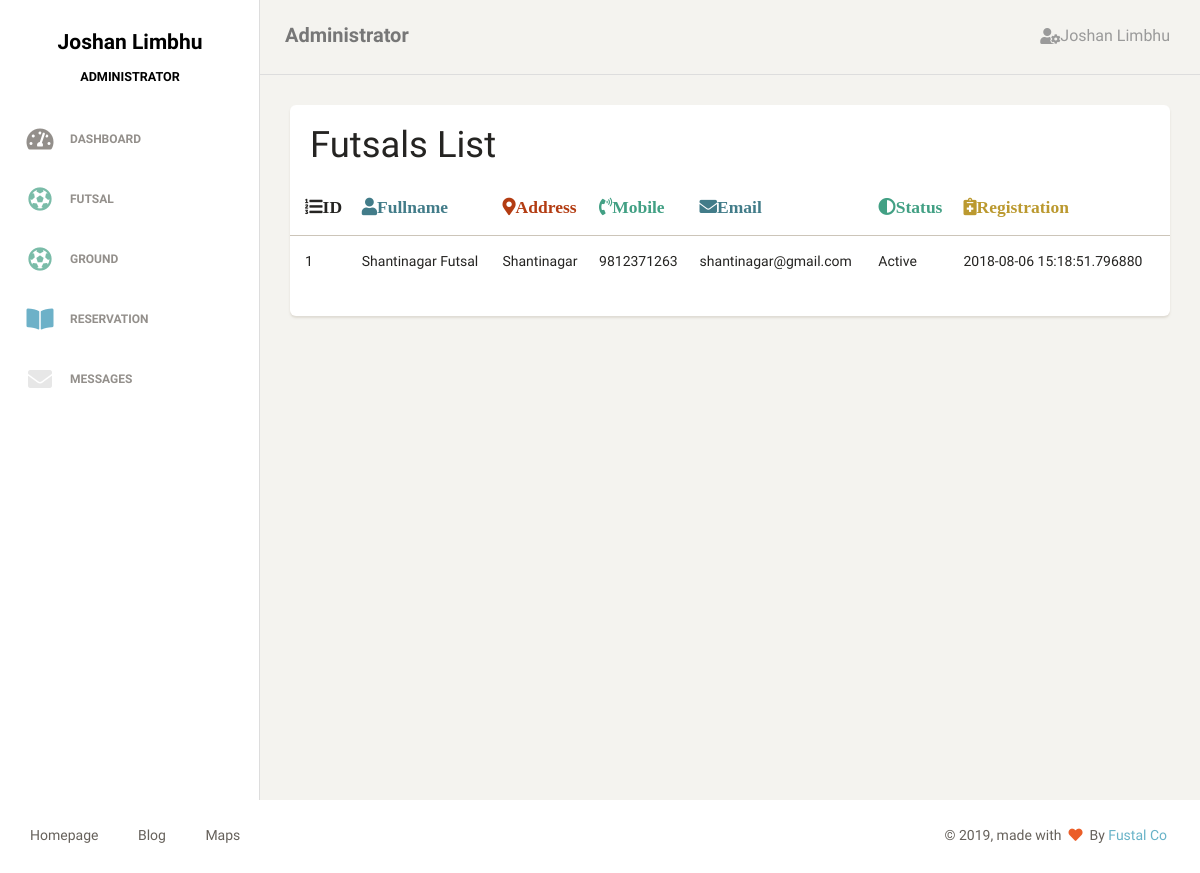
The page /customer/action/futsal_detail.php (signed in) on the database its author committed.
### tables this page shows
CREATE TABLE `tblfutsals` (
  `futsals_id` int(11) NOT NULL,
  `fullname` varchar(50) NOT NULL,
  `address` varchar(50) NOT NULL,
  `mobileno` varchar(50) NOT NULL,
  `email` varchar(100) NOT NULL,
  `status` varchar(50) NOT NULL,
  `reg_date` timestamp(6) NOT NULL DEFAULT CURRENT_TIMESTAMP(6) ON UPDATE CURRENT_TIMESTAMP(6),
  `users_id` int(11) NOT NULL
);

### customer/action/futsal_detail.php (the view, shortened to what this page needs)
<?php
require_once('../inc/header.php');
require_once('../inc/sidebar.php');
require_once('../inc/navigation.php');
?>
 <div class="content">
            <div class="container-fluid">
                <div class="row">
                    <div class="col-md-12">
                        <div class="card">
                            <div class="header">
                                <h2 class="title">Futsals List</h2>
                            </div>
                            <div class="content table-responsive table-full-width">
                                <table class="table table-striped">
                                    <thead>
                                        <th><i class="fas fa-list-ol">ID</i></th>
                                        <th><i class="fas fa-user text-primary">Fullname</i></th>
                                        <th><i class="fas fa-map-marker-alt text-danger">Address</i></th>
                                        <th><i class="fas fa-phone-volume text-success">Mobile</i></th>
                                        <th><i class="fas fa-envelope text-primary">Email</i></th>
                                        <th><i class="fas fa-adjust text-success">Status</i></th>
                                        <th><i class="fas fa-notes-medical text-warning">Registration</i></th>
                                    </thead>
                                <tbody>
            <?php
                $conn = db_get_conn();
                $query = "
                    SELECT
                        futsals_id,fullname,address,mobileno, email,status,reg_date
                        FROM tblfutsals";
                if ($result = $conn->query($query)){
                    $count = 1;
                    while ($row = $result->fetch_assoc()){
                                echo   "<tr>
                                        <td>{$count}</td>
                                        <td>{$row['fullname']}</td>
                                         <td>{$row['address']}</td>
                                        <td>{$row['mobileno']}</td>
                                        <td>{$row['email']}</td>
                                        <td>{$row['status']}</td>
                                        <td>{$row['reg_date']}</td>
                                        </tr>
                                        ";
                                     $count++;
                            }
                        }
                        ?>
                                </tbody>
                            </table>
                            </div>
                        </div>
                    </div>
                </div>
            </div>
        </div>
    </div>
<?php
require_once('./../inc/footer.php');
?>

### rows shown on the page
tblfutsals: fullname "Shantinagar Futsal", address "Shantinagar", mobileno "9812371263", email "shantinagar@gmail.com", status "Active", reg_date "2018-08-06 15:18:51.796880"

### other values the page prints
$_SESSION['session']['users']['fullname'] "Joshan Limbhu"
$_SESSION['session']['users']['roles'] "ADMINISTRATOR"
$_SESSION['session']['users']['roles'] "Administrator"
